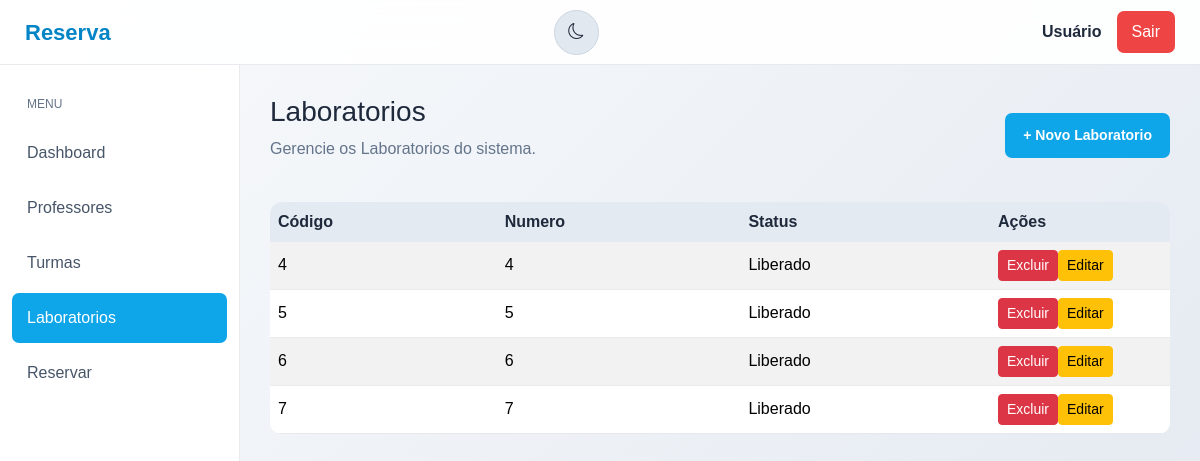
/laboratorios.php (signed in), run on an earlier commit of the app's database.
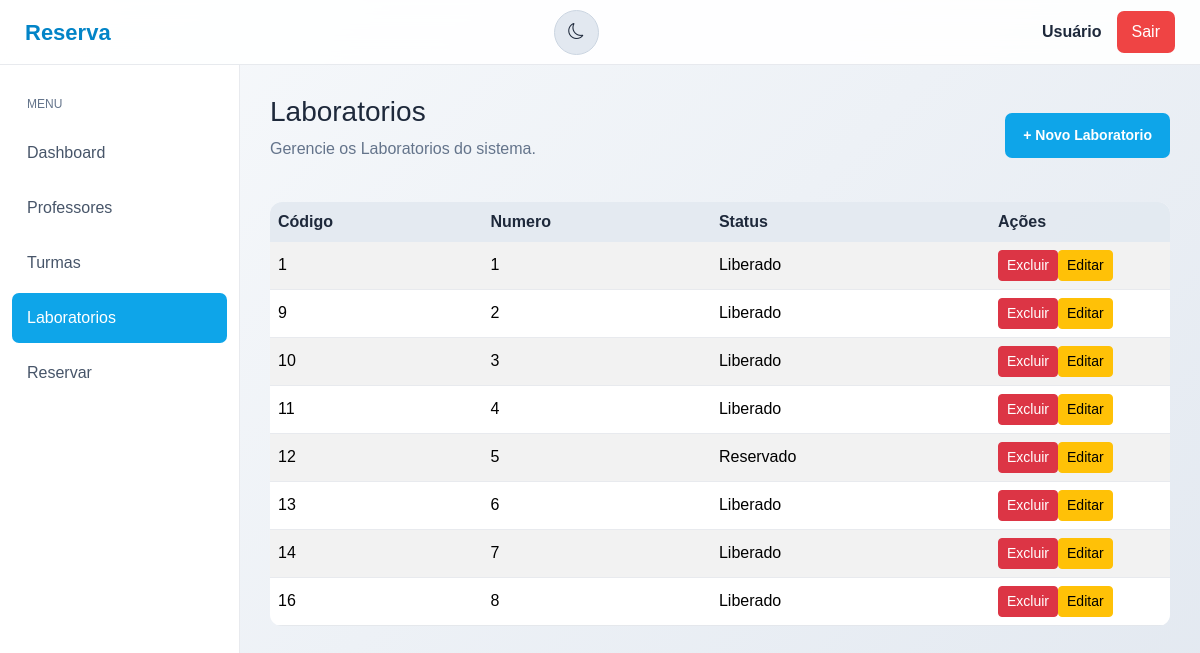
And on a later commit of the database.
### tables this page shows
CREATE TABLE `lab` (
  `id` int(11) NOT NULL,
  `numero_lab` int(11) NOT NULL,
  `status` enum('Liberado','Reservado') NOT NULL DEFAULT 'Liberado'
);

### inc/trocar_tema.php (called while the page is built, shortened)
<?php
$tema = $_COOKIE['tema'] ?? "claro";
if ($tema == "claro") {
    $arquivo = "css/claro/tema_claro.css";
} else {
    $arquivo = "css/escuro/tema_escuro.css";
}
?>

### laboratorios.php (the view, shortened to what this page needs)
<?php
include_once('inc/config.php');
include_once('inc/trocar_tema.php');
$sql = "SELECT * FROM  lab";
$result = $conexao->query($sql);
?>
<!DOCTYPE html>
<html lang="pt-BR">
<head>
    <link rel="stylesheet" href="https://cdn.jsdelivr.net/npm/bootstrap-icons@1.13.1/font/bootstrap-icons.min.css">
    <link href="https://cdn.jsdelivr.net/npm/bootstrap@5.3.3/dist/css/bootstrap.min.css" rel="stylesheet">
    <link href=<?php echo $arquivo ?> rel="stylesheet">
</head>
<body>
    <nav class="navbar">
        <div class="logo">Reserva</div>
        <form method="post" class="botao-tema">
            <button class="btn btn-tema" type="submit" value="laboratorios" name="tema" id="themeButton">
                <?php if ($tema == "claro"): ?>
                    <i class="bi bi-moon"></i>
                <?php else: ?>
                    <i class="bi bi-sun"></i>
                <?php endif; ?>
            </button>
        </form>
        <div class="usuario">
            <div class="usuario-info">
                <div class="usuario-nome">
                    <?php echo $_SESSION['nome'] ?? 'Usuário'; ?>
                </div>
            </div>
            <a href="logout.php" class="btn-sair">Sair</a>
        </div>
    </nav>
    <aside class="sidebar">
        <div class="menu">
            <div class="menu-titulo">Menu</div>
            <a href="index.php">
                <span>Dashboard</span>
             </a>
            <a href="professores.php">
                <span>Professores</span>
            </a>
            <a href="turmas.php" >
                <span>Turmas</span>
            </a>
            <a href="laboratorios.php" class="ativo">
                <span>Laboratorios</span>
            </a>
            <a href="Reservar.php">
                <span>Reservar</span>
            </a>
        </div>
    </aside>
    <main class="conteudo">
        <div class="cabecalho-pagina">
            <div>
                <h1>Laboratorios</h1>
                <p>Gerencie os Laboratorios do sistema.</p>
            </div>
            <button type="button" class="btn btn-adicionar btn-sm" data-toggle="modal" data-target="#modalNovoLab">
                + Novo Laboratorio
            </button>
        </div>
        <table class="table table-striped table-hover">
            <thead class="thead-dark">
                <tr>
                    <th>Código</th>
                    <th>Numero</th>
                    <th>Status</th>
                    <th width="180">Ações</th>
                </tr>
            </thead>
            <tbody>
                <?php if ($result->num_rows > 0): ?>
                    <?php while ($linha = $result->fetch_assoc()): ?>
                        <tr>
                            <td><?= htmlspecialchars($linha['id']) ?></td>
                            <td><?= htmlspecialchars($linha['numero_lab']) ?></td>
                            <td><?= htmlspecialchars($linha['status']) ?></td>
                            <td>
                                <div class="d-flex">
                                    <form action="laboratorios.php" method="post" class="mr-2">
                                        <button type="submit" name="excluir" class="btn btn-danger btn-sm"
                                            onclick="return confirm('Tem certeza que deseja excluir?')">Excluir</button>
                                    </form>
                                    <button type="button" class="btn btn-warning btn-editar btn-sm"
                                        data-id="<?= $linha['id'] ?>" data-toggle="modal"
                                        data-numero="<?= htmlspecialchars($linha['numero_lab']) ?>"
                                        data-status="<?= htmlspecialchars($linha['status']) ?>" data-target="#modalEditarlab">
                                        Editar
                                    </button>
                                </div>
                            </td>
                        </tr>
                    <?php endwhile; ?>
                <?php else: ?>
                    <tr>
                        <td colspan="9" class="text-center">Nenhuma laboratorio cadastrado.</td>
                    </tr>
                <?php endif; ?>
            </tbody>
        </table>
    </main>
</body>
</html>

What changed in the data, as far as the page shows it:
removed lab: id "4", numero_lab "4", status "Liberado"
removed lab: id "5", numero_lab "5", status "Liberado"
removed lab: id "6", numero_lab "6", status "Liberado"
removed lab: id "7", numero_lab "7", status "Liberado"
added lab: id "1", numero_lab "1", status "Liberado"
added lab: id "9", numero_lab "2", status "Liberado"
added lab: id "10", numero_lab "3", status "Liberado"
added lab: id "11", numero_lab "4", status "Liberado"
added lab: id "12", numero_lab "5", status "Reservado"
added lab: id "13", numero_lab "6", status "Liberado"
added lab: id "14", numero_lab "7", status "Liberado"
added lab: id "16", numero_lab "8", status "Liberado"
